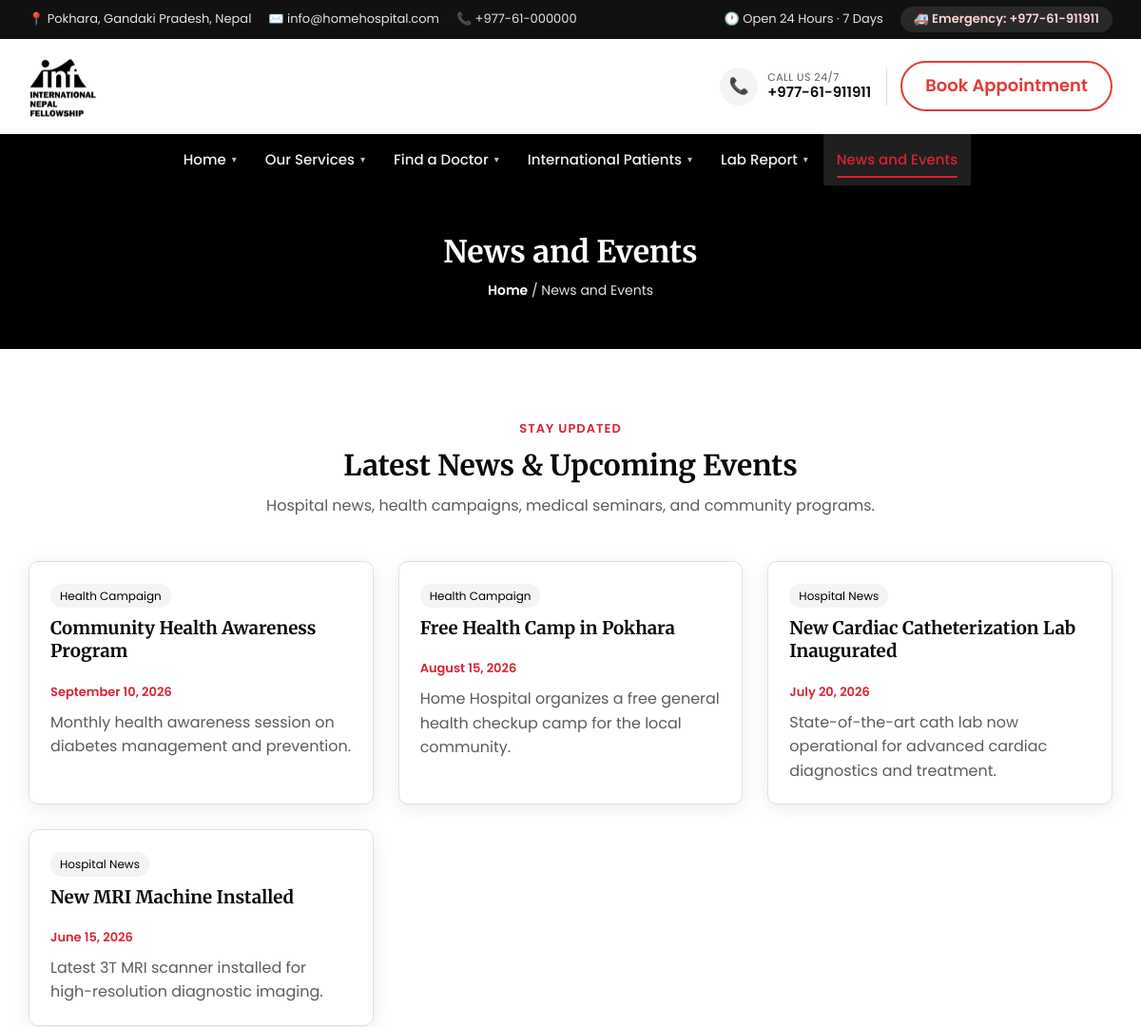
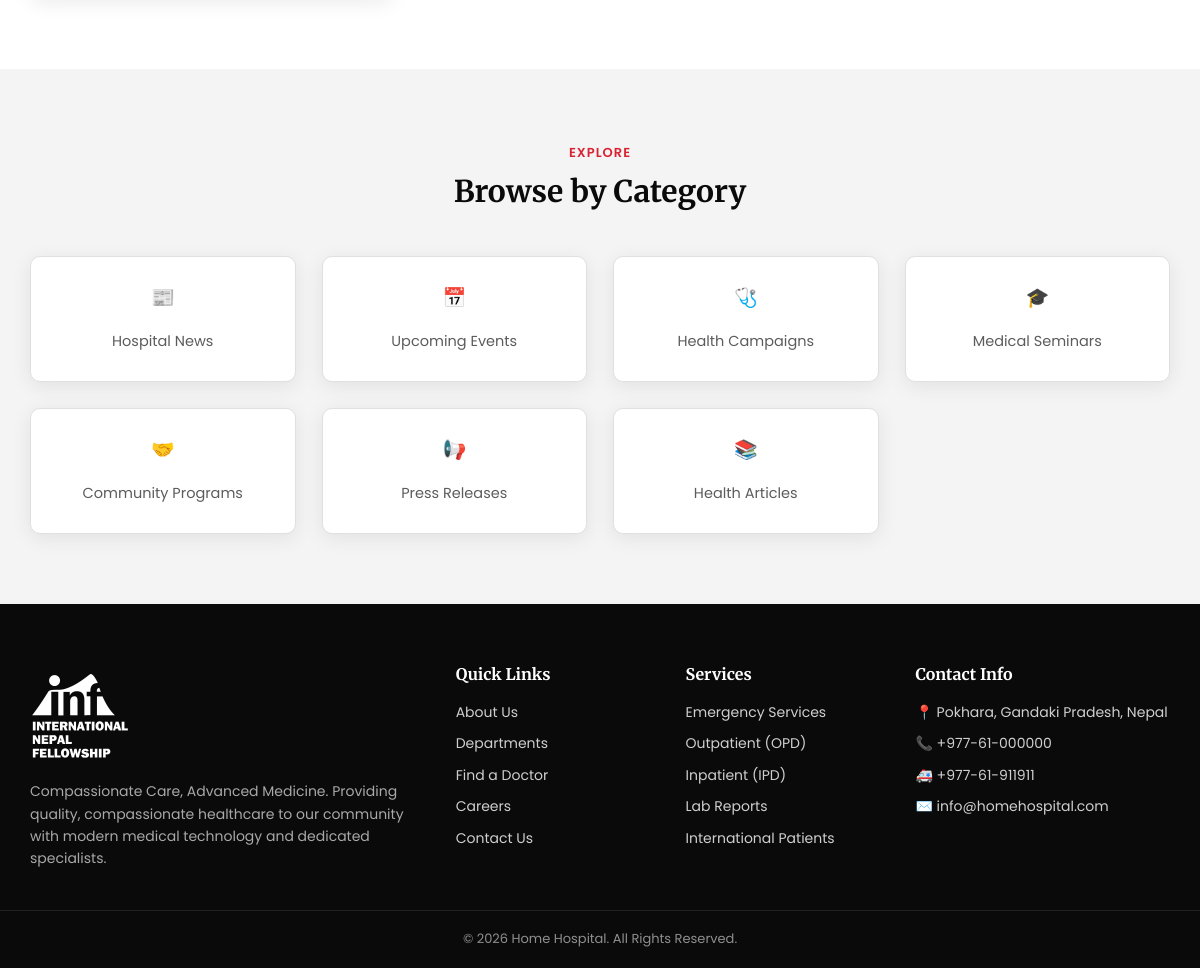
Screenshot of /pages/news-events.php with the database file from the repository (2 pictures, top to bottom).
### tables this page shows
CREATE TABLE IF NOT EXISTS news_events (
    id INT NOT NULL AUTO_INCREMENT,
    title VARCHAR(200) NOT NULL,
    event_date DATE NOT NULL,
    category VARCHAR(100) NOT NULL,
    excerpt TEXT NOT NULL,
    content TEXT DEFAULT NULL,
    is_published TINYINT(1) NOT NULL DEFAULT 1,
    created_at DATETIME NOT NULL DEFAULT CURRENT_TIMESTAMP,
    PRIMARY KEY (id),
    KEY idx_news_events_event_date (event_date)
);

### pages/news-events.php (called while the page is built, shortened)
<?php
require_once __DIR__ . '/../includes/config.php';
View::render('pages/news-events', compact('page_title', 'news_events', 'nav_menu'));

### includes/config.php (called while the page is built, shortened)
<?php
function e($value) {
    return htmlspecialchars((string)$value, ENT_QUOTES, 'UTF-8');
}
function site_url(string $path): string
{
    static $base = null;
    if ($base === null) {
        $docRoot = str_replace('\\', '/', rtrim($_SERVER['DOCUMENT_ROOT'] ?? '', '/'));
        $appRoot = str_replace('\\', '/', dirname(__DIR__));
        if ($docRoot !== '' && strpos($appRoot, $docRoot) === 0) {
            $base = '/' . ltrim(substr($appRoot, strlen($docRoot)), '/');
        } else {
            $base = '';
        }
        if ($base !== '') {
            $base = ($base === '/') ? '/' : rtrim($base, '/') . '/';
        }
    }
    return $base . $path;
}
spl_autoload_register(function ($class) {
    $prefix = 'App\\';
    $baseDir = __DIR__ . '/../app/';
    $len = strlen($prefix);
    $relativeClass = substr($class, $len);
    $file = $baseDir . str_replace('\\', '/', $relativeClass) . '.php';
});
function load_site_content() {
    $departments = Department::all('id');
    $doctors = Doctor::allWithDepartment();
    $health_packages = HealthPackage::allActive();
    $news_events = NewsEvent::allPublished();
    return compact('departments', 'doctors', 'health_packages', 'news_events');
}
$site_content = load_site_content();
$news_events = $site_content['news_events'];

### app/Core/Database.php (called while the page is built, shortened)
<?php
class Database
{
    private static ?Database $instance = null;
    private PDO $pdo;
    private function __construct()
    {
        $driver = defined('DB_DRIVER') ? DB_DRIVER : 'mysql';
        if ($driver === 'mysql') {
            $dsn = 'mysql:host=' . (defined('DB_HOST') ? DB_HOST : '127.0.0.1')
                . ';port=' . (defined('DB_PORT') ? DB_PORT : '3306')
                . ';dbname=' . (defined('DB_NAME') ? DB_NAME : 'hospital')
                . ';charset=utf8mb4';
            $this->pdo = new PDO($dsn, defined('DB_USER') ? DB_USER : 'root', defined('DB_PASS') ? DB_PASS : '');
        }
        $this->pdo->setAttribute(PDO::ATTR_ERRMODE, PDO::ERRMODE_EXCEPTION);
        $this->pdo->setAttribute(PDO::ATTR_DEFAULT_FETCH_MODE, PDO::FETCH_ASSOC);
    }
    public static function getInstance(): self
    {
        if (self::$instance === null) {
            self::$instance = new self();
        }
        return self::$instance;
    }
    public function fetchAll(string $sql, array $params = []): array
    {
        $stmt = $this->pdo->prepare($sql);
        $stmt->execute($params);
        return $stmt->fetchAll();
    }
}

### app/Core/Model.php (called while the page is built, shortened)
<?php
abstract class Model
{
    protected static string $table;
    protected Database $db;
    public function __construct()
    {
        $this->db = Database::getInstance();
    }
    public function getDb(): Database
    {
        return $this->db;
    }
    public static function all(string $orderBy = ''): array
    {
        $sql = 'SELECT * FROM ' . static::$table;
        if ($orderBy) {
            $sql .= ' ORDER BY ' . $orderBy;
        }
        return Database::getInstance()->fetchAll($sql);
    }
    public static function where(string $where, array $params = [], string $orderBy = ''): array
    {
        $sql = 'SELECT * FROM ' . static::$table . ' WHERE ' . $where;
        if ($orderBy) {
            $sql .= ' ORDER BY ' . $orderBy;
        }
        return Database::getInstance()->fetchAll($sql, $params);
    }
}

### app/Models/Doctor.php (called while the page is built, shortened)
<?php
class Doctor extends Model
{
    public static function allWithDepartment(string $orderBy = 'doc.id'): array
    {
        $db = new static();
        return $db->getDb()->fetchAll(
            'SELECT doc.*, dep.name AS department_name, dep.icon AS department_icon
             FROM doctors doc
             JOIN departments dep ON doc.department_id = dep.id
             ORDER BY ' . $orderBy
        );
    }
}

### app/Models/HealthPackage.php (called while the page is built, shortened)
<?php
class HealthPackage extends Model
{
    public static function allActive(): array
    {
        return self::where('is_active = 1', [], 'id');
    }
}

### app/Models/NewsEvent.php (called while the page is built, shortened)
<?php
class NewsEvent extends Model
{
    public static function allPublished(): array
    {
        return self::where('is_published = 1', [], 'event_date DESC');
    }
}

### app/Views/pages/news-events.php (the view)
<section class="page-banner">
  <div class="container">
    <h1>News and Events</h1>
    <div class="breadcrumb"><a href="<?php echo e(site_url('pages/index.php')); ?>">Home</a> / News and Events</div>
  </div>
</section>
<section class="section">
  <div class="container">
    <div class="section-title">
      <span>Stay Updated</span>
      <h2>Latest News & Upcoming Events</h2>
      <p>Hospital news, health campaigns, medical seminars, and community programs.</p>
    </div>
    <div class="grid grid-3">
      <?php foreach ($news_events as $item): ?>
      <div class="news-card">
        <div class="news-body">
          <span class="news-category"><?php echo e($item['category']); ?></span>
          <h3><?php echo e($item['title']); ?></h3>
          <p class="news-date mt-20"><?php echo date('F j, Y', strtotime($item['event_date'])); ?></p>
          <p style="color:var(--gray); margin-top:8px;"><?php echo e($item['excerpt']); ?></p>
        </div>
      </div>
      <?php endforeach; ?>
    </div>
  </div>
</section>
<section class="section section-alt">
  <div class="container">
    <div class="section-title">
      <span>Explore</span>
      <h2>Browse by Category</h2>
    </div>
    <div class="grid grid-4">
      <div class="card text-center"><h3>📰</h3><p class="mt-20">Hospital News</p></div>
      <div class="card text-center"><h3>📅</h3><p class="mt-20">Upcoming Events</p></div>
      <div class="card text-center"><h3>🩺</h3><p class="mt-20">Health Campaigns</p></div>
      <div class="card text-center"><h3>🎓</h3><p class="mt-20">Medical Seminars</p></div>
      <div class="card text-center"><h3>🤝</h3><p class="mt-20">Community Programs</p></div>
      <div class="card text-center"><h3>📢</h3><p class="mt-20">Press Releases</p></div>
      <div class="card text-center"><h3>📚</h3><p class="mt-20">Health Articles</p></div>
    </div>
  </div>
</section>

### css/style.css (style rules this page uses)
:root { --primary:#000000; --primary-dark:#111111; --accent:#d92332; --light:#f4f4f4; --gray:#5c5c5c; --dark:#0a0a0a; --white:#ffffff; --border:#e0e0e0; --radius:10px; --shadow:0 4px 20px rgba(0,0,0,0.08); --font-body:'Poppins',sans-serif; --font-head:'Merriweather',serif; }
* { margin:0;padding:0;box-sizing:border-box; }
body { font-family:var(--font-body);color:var(--dark);line-height:1.6;background:var(--white); }
h1,h2,h3,h4 { font-family:var(--font-head);color:var(--dark);line-height:1.3; }
.container { max-width:1180px;margin:0 auto;padding:0 20px; }
.page-banner { background:var(--primary);color:#fff;padding:50px 0;text-align:center; }
.page-banner h1 { color:#fff;font-size:32px; }
.breadcrumb { margin-top:8px;font-size:14px;color:#e3e3e3; }
.breadcrumb a { color:#fff;font-weight:600; }
.section { padding:70px 0; }
.section-alt { background:var(--light); }
.section-title { text-align:center;max-width:640px;margin:0 auto 45px; }
.section-title span { color:var(--accent);font-weight:600;letter-spacing:1px;text-transform:uppercase;font-size:13px; }
.section-title h2 { font-size:30px;margin-top:8px; }
.section-title p { color:var(--gray);margin-top:10px; }
.grid { display:grid;gap:26px; }
.grid-3 { grid-template-columns:repeat(3,1fr); }
.grid-4 { grid-template-columns:repeat(4,1fr); }
.card { background:#fff;border:1px solid var(--border);border-radius:var(--radius);padding:28px;box-shadow:var(--shadow);transition:.25s; }
.site .card,.site .doctor-card { transition:transform .35s cubic-bezier(.4,0,.2,1),background .35s cubic-bezier(.4,0,.2,1),border-color .35s ease,box-shadow .35s ease; }
.site .card h3,.site .card p,.site .card strong,.site .doctor-card h3,.site .doctor-card p,.site .doctor-card .dept { transition:color .35s ease; }
.card h3 { font-size:19px;margin-bottom:10px; }
.card p { color:var(--gray);font-size:14.5px; }
.news-card { background:#fff;border:1px solid var(--border);border-radius:var(--radius);overflow:hidden;box-shadow:var(--shadow); }
.news-card .news-body { padding:22px; }
.news-date { color:var(--accent);font-size:13px;font-weight:600; }
.news-category { display:inline-block;background:var(--light);color:var(--primary);font-size:12px;padding:3px 10px;border-radius:12px;margin-bottom:10px; }
.text-center { text-align:center; }
.mt-20 { margin-top:20px; }

### rows the page displays
news_events: category "Health Campaign", title "Community Health Awareness Program", event_date "September 10, 2026", excerpt "Monthly health awareness session on diabetes management and prevention."
news_events: category "Health Campaign", title "Free Health Camp in Pokhara", event_date "August 15, 2026", excerpt "Home Hospital organizes a free general health checkup camp for the local community."
news_events: category "Hospital News", title "New Cardiac Catheterization Lab Inaugurated", event_date "July 20, 2026", excerpt "State-of-the-art cath lab now operational for advanced cardiac diagnostics and treatment."
news_events: category "Hospital News", title "New MRI Machine Installed", event_date "June 15, 2026", excerpt "Latest 3T MRI scanner installed for high-resolution diagnostic imaging."

### other values shown
SITE_ADDRESS "Pokhara, Gandaki Pradesh, Nepal"
SITE_EMAIL "info@homehospital.com"
SITE_PHONE "+977-61-000000"
SITE_EMERGENCY "+977-61-911911"
$label "Home"
$label "Our Services"
$label "Find a Doctor"
$label "International Patients"
$label "Lab Report"
$label "News and Events"
SITE_TAGLINE "Compassionate Care, Advanced Medicine"
SITE_NAME "Home Hospital"
